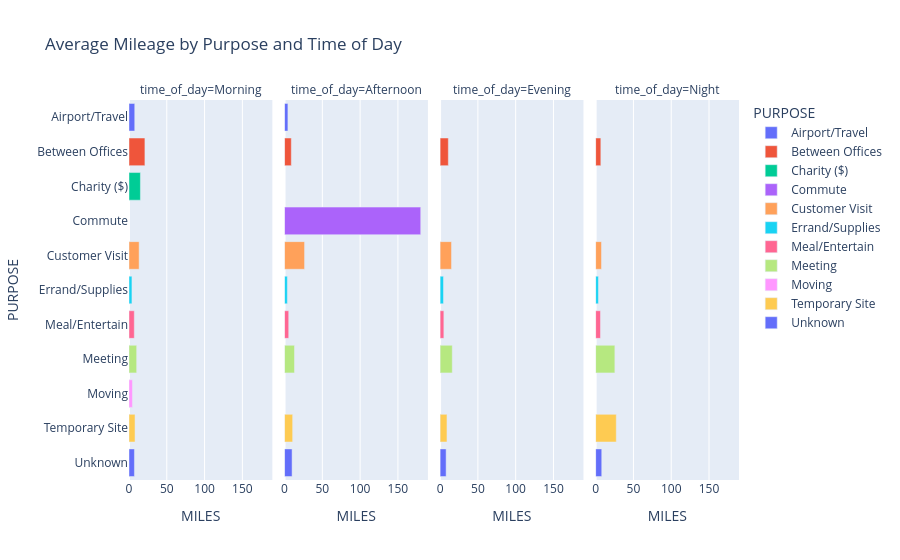

The notebook cell saved with this chart:
### Code cell
mileage_trends = df.groupby(['PURPOSE', 'time_of_day'])['MILES'].mean().reset_index()

fig_mileage_purpose = px.bar(
    mileage_trends,
    x='MILES',
    y='PURPOSE',
    color='PURPOSE',
    facet_col='time_of_day',

    title='Average Mileage by Purpose and Time of Day'
)

fig_mileage_purpose.show()

### Figure 1 — Plotly figure (JSON) as saved in the notebook; plotly's stock layout.template omitted (floating-point values rounded to 4 significant figures)
{"data": [{"hovertemplate": "PURPOSE=%{y}<br>time_of_day=Morning<br>MILES=%{x}<extra></extra>", "legendgroup": "Airport/Travel", "marker": {"color": "#636efa", "pattern": {"shape": ""}}, "name": "Airport/Travel", "orientation": "h", "showlegend": true, "textposition": "auto", "type": "bar", "x": [7.6], "xaxis": "x", "y": ["Airport/Travel"], "yaxis": "y"}, {"hovertemplate": "PURPOSE=%{y}<br>time_of_day=Afternoon<br>MILES=%{x}<extra></extra>", "legendgroup": "Airport/Travel", "marker": {"color": "#636efa", "pattern": {"shape": ""}}, "name": "Airport/Travel", "orientation": "h", "showlegend": false, "textposition": "auto", "type": "bar", "x": [4.45], "xaxis": "x2", "y": ["Airport/Travel"], "yaxis": "y2"}, {"hovertemplate": "PURPOSE=%{y}<br>time_of_day=Evening<br>MILES=%{x}<extra></extra>", "legendgroup": "Airport/Travel", "marker": {"color": "#636efa", "pattern": {"shape": ""}}, "name": "Airport/Travel", "orientation": "h", "showlegend": false, "textposition": "auto", "type": "bar", "x": [NaN], "xaxis": "x3", "y": ["Airport/Travel"], "yaxis": "y3"}, {"hovertemplate": "PURPOSE=%{y}<br>time_of_day=Night<br>MILES=%{x}<extra></extra>", "legendgroup": "Airport/Travel", "marker": {"color": "#636efa", "pattern": {"shape": ""}}, "name": "Airport/Travel", "orientation": "h", "showlegend": false, "textposition": "auto", "type": "bar", "x": [NaN], "xaxis": "x4", "y": ["Airport/Travel"], "yaxis": "y4"}, {"hovertemplate": "PURPOSE=%{y}<br>time_of_day=Morning<br>MILES=%{x}<extra></extra>", "legendgroup": "Between Offices", "marker": {"color": "#EF553B", "pattern": {"shape": ""}}, "name": "Between Offices", "orientation": "h", "showlegend": true, "textposition": "auto", "type": "bar", "x": [21.07], "xaxis": "x", "y": ["Between Offices"], "yaxis": "y"}, {"hovertemplate": "PURPOSE=%{y}<br>time_of_day=Afternoon<br>MILES=%{x}<extra></extra>", "legendgroup": "Between Offices", "marker": {"color": "#EF553B", "pattern": {"shape": ""}}, "name": "Between Offices", "orientation": "h", "showlegend": false, "textposition": "auto", "type": "bar", "x": [8.944], "xaxis": "x2", "y": ["Between Offices"], "yaxis": "y2"}, {"hovertemplate": "PURPOSE=%{y}<br>time_of_day=Evening<br>MILES=%{x}<extra></extra>", "legendgroup": "Between Offices", "marker": {"color": "#EF553B", "pattern": {"shape": ""}}, "name": "Between Offices", "orientation": "h", "showlegend": false, "textposition": "auto", "type": "bar", "x": [10.9], "xaxis": "x3", "y": ["Between Offices"], "yaxis": "y3"}, {"hovertemplate": "PURPOSE=%{y}<br>time_of_day=Night<br>MILES=%{x}<extra></extra>", "legendgroup": "Between Offices", "marker": {"color": "#EF553B", "pattern": {"shape": ""}}, "name": "Between Offices", "orientation": "h", "showlegend": false, "textposition": "auto", "type": "bar", "x": [6.867], "xaxis": "x4", "y": ["Between Offices"], "yaxis": "y4"}, {"hovertemplate": "PURPOSE=%{y}<br>time_of_day=Morning<br>MILES=%{x}<extra></extra>", "legendgroup": "Charity ($)", "marker": {"color": "#00cc96", "pattern": {"shape": ""}}, "name": "Charity ($)", "orientation": "h", "showlegend": true, "textposition": "auto", "type": "bar", "x": [15.1], "xaxis": "x", "y": ["Charity ($)"], "yaxis": "y"}, {"hovertemplate": "PURPOSE=%{y}<br>time_of_day=Afternoon<br>MILES=%{x}<extra></extra>", "legendgroup": "Charity ($)", "marker": {"color": "#00cc96", "pattern": {"shape": ""}}, "name": "Charity ($)", "orientation": "h", "showlegend": false, "textposition": "auto", "type": "bar", "x": [NaN], "xaxis": "x2", "y": ["Charity ($)"], "yaxis": "y2"}, {"hovertemplate": "PURPOSE=%{y}<br>time_of_day=Evening<br>MILES=%{x}<extra></extra>", "legendgroup": "Charity ($)", "marker": {"color": "#00cc96", "pattern": {"shape": ""}}, "name": "Charity ($)", "orientation": "h", "showlegend": false, "textposition": "auto", "type": "bar", "x": [NaN], "xaxis": "x3", "y": ["Charity ($)"], "yaxis": "y3"}, {"hovertemplate": "PURPOSE=%{y}<br>time_of_day=Night<br>MILES=%{x}<extra></extra>", "legendgroup": "Charity ($)", "marker": {"color": "#00cc96", "pattern": {"shape": ""}}, "name": "Charity ($)", "orientation": "h", "showlegend": false, "textposition": "auto", "type": "bar", "x": [NaN], "xaxis": "x4", "y": ["Charity ($)"], "yaxis": "y4"}, {"hovertemplate": "PURPOSE=%{y}<br>time_of_day=Morning<br>MILES=%{x}<extra></extra>", "legendgroup": "Commute", "marker": {"color": "#ab63fa", "pattern": {"shape": ""}}, "name": "Commute", "orientation": "h", "showlegend": true, "textposition": "auto", "type": "bar", "x": [NaN], "xaxis": "x", "y": ["Commute"], "yaxis": "y"}, {"hovertemplate": "PURPOSE=%{y}<br>time_of_day=Afternoon<br>MILES=%{x}<extra></extra>", "legendgroup": "Commute", "marker": {"color": "#ab63fa", "pattern": {"shape": ""}}, "name": "Commute", "orientation": "h", "showlegend": false, "textposition": "auto", "type": "bar", "x": [180.2], "xaxis": "x2", "y": ["Commute"], "yaxis": "y2"}, {"hovertemplate": "PURPOSE=%{y}<br>time_of_day=Evening<br>MILES=%{x}<extra></extra>", "legendgroup": "Commute", "marker": {"color": "#ab63fa", "pattern": {"shape": ""}}, "name": "Commute", "orientation": "h", "showlegend": false, "textposition": "auto", "type": "bar", "x": [NaN], "xaxis": "x3", "y": ["Commute"], "yaxis": "y3"}, {"hovertemplate": "PURPOSE=%{y}<br>time_of_day=Night<br>MILES=%{x}<extra></extra>", "legendgroup": "Commute", "marker": {"color": "#ab63fa", "pattern": {"shape": ""}}, "name": "Commute", "orientation": "h", "showlegend": false, "textposition": "auto", "type": "bar", "x": [NaN], "xaxis": "x4", "y": ["Commute"], "yaxis": "y4"}, {"hovertemplate": "PURPOSE=%{y}<br>time_of_day=Morning<br>MILES=%{x}<extra></extra>", "legendgroup": "Customer Visit", "marker": {"color": "#FFA15A", "pattern": {"shape": ""}}, "name": "Customer Visit", "orientation": "h", "showlegend": true, "textposition": "auto", "type": "bar", "x": [13.41], "xaxis": "x", "y": ["Customer Visit"], "yaxis": "y"}, {"hovertemplate": "PURPOSE=%{y}<br>time_of_day=Afternoon<br>MILES=%{x}<extra></extra>", "legendgroup": "Customer Visit", "marker": {"color": "#FFA15A", "pattern": {"shape": ""}}, "name": "Customer Visit", "orientation": "h", "showlegend": false, "textposition": "auto", "type": "bar", "x": [26.49], "xaxis": "x2", "y": ["Customer Visit"], "yaxis": "y2"}, {"hovertemplate": "PURPOSE=%{y}<br>time_of_day=Evening<br>MILES=%{x}<extra></extra>", "legendgroup": "Customer Visit", "marker": {"color": "#FFA15A", "pattern": {"shape": ""}}, "name": "Customer Visit", "orientation": "h", "showlegend": false, "textposition": "auto", "type": "bar", "x": [15.11], "xaxis": "x3", "y": ["Customer Visit"], "yaxis": "y3"}, {"hovertemplate": "PURPOSE=%{y}<br>time_of_day=Night<br>MILES=%{x}<extra></extra>", "legendgroup": "Customer Visit", "marker": {"color": "#FFA15A", "pattern": {"shape": ""}}, "name": "Customer Visit", "orientation": "h", "showlegend": false, "textposition": "auto", "type": "bar", "x": [7.75], "xaxis": "x4", "y": ["Customer Visit"], "yaxis": "y4"}, {"hovertemplate": "PURPOSE=%{y}<br>time_of_day=Morning<br>MILES=%{x}<extra></extra>", "legendgroup": "Errand/Supplies", "marker": {"color": "#19d3f3", "pattern": {"shape": ""}}, "name": "Errand/Supplies", "orientation": "h", "showlegend": true, "textposition": "auto", "type": "bar", "x": [3.894], "xaxis": "x", "y": ["Errand/Supplies"], "yaxis": "y"}, {"hovertemplate": "PURPOSE=%{y}<br>time_of_day=Afternoon<br>MILES=%{x}<extra></extra>", "legendgroup": "Errand/Supplies", "marker": {"color": "#19d3f3", "pattern": {"shape": ""}}, "name": "Errand/Supplies", "orientation": "h", "showlegend": false, "textposition": "auto", "type": "bar", "x": [3.733], "xaxis": "x2", "y": ["Errand/Supplies"], "yaxis": "y2"}, {"hovertemplate": "PURPOSE=%{y}<br>time_of_day=Evening<br>MILES=%{x}<extra></extra>", "legendgroup": "Errand/Supplies", "marker": {"color": "#19d3f3", "pattern": {"shape": ""}}, "name": "Errand/Supplies", "orientation": "h", "showlegend": false, "textposition": "auto", "type": "bar", "x": [4.474], "xaxis": "x3", "y": ["Errand/Supplies"], "yaxis": "y3"}, {"hovertemplate": "PURPOSE=%{y}<br>time_of_day=Night<br>MILES=%{x}<extra></extra>", "legendgroup": "Errand/Supplies", "marker": {"color": "#19d3f3", "pattern": {"shape": ""}}, "name": "Errand/Supplies", "orientation": "h", "showlegend": false, "textposition": "auto", "type": "bar", "x": [3.671], "xaxis": "x4", "y": ["Errand/Supplies"], "yaxis": "y4"}, {"hovertemplate": "PURPOSE=%{y}<br>time_of_day=Morning<br>MILES=%{x}<extra></extra>", "legendgroup": "Meal/Entertain", "marker": {"color": "#FF6692", "pattern": {"shape": ""}}, "name": "Meal/Entertain", "orientation": "h", "showlegend": true, "textposition": "auto", "type": "bar", "x": [7.0], "xaxis": "x", "y": ["Meal/Entertain"], "yaxis": "y"}, {"hovertemplate": "PURPOSE=%{y}<br>time_of_day=Afternoon<br>MILES=%{x}<extra></extra>", "legendgroup": "Meal/Entertain", "marker": {"color": "#FF6692", "pattern": {"shape": ""}}, "name": "Meal/Entertain", "orientation": "h", "showlegend": false, "textposition": "auto", "type": "bar", "x": [5.536], "xaxis": "x2", "y": ["Meal/Entertain"], "yaxis": "y2"}, {"hovertemplate": "PURPOSE=%{y}<br>time_of_day=Evening<br>MILES=%{x}<extra></extra>", "legendgroup": "Meal/Entertain", "marker": {"color": "#FF6692", "pattern": {"shape": ""}}, "name": "Meal/Entertain", "orientation": "h", "showlegend": false, "textposition": "auto", "type": "bar", "x": [4.977], "xaxis": "x3", "y": ["Meal/Entertain"], "yaxis": "y3"}, {"hovertemplate": "PURPOSE=%{y}<br>time_of_day=Night<br>MILES=%{x}<extra></extra>", "legendgroup": "Meal/Entertain", "marker": {"color": "#FF6692", "pattern": {"shape": ""}}, "name": "Meal/Entertain", "orientation": "h", "showlegend": false, "textposition": "auto", "type": "bar", "x": [6.377], "xaxis": "x4", "y": ["Meal/Entertain"], "yaxis": "y4"}, {"hovertemplate": "PURPOSE=%{y}<br>time_of_day=Morning<br>MILES=%{x}<extra></extra>", "legendgroup": "Meeting", "marker": {"color": "#B6E880", "pattern": {"shape": ""}}, "name": "Meeting", "orientation": "h", "showlegend": true, "textposition": "auto", "type": "bar", "x": [10.15], "xaxis": "x", "y": ["Meeting"], "yaxis": "y"}, {"hovertemplate": "PURPOSE=%{y}<br>time_of_day=Afternoon<br>MILES=%{x}<extra></extra>", "legendgroup": "Meeting", "marker": {"color": "#B6E880", "pattern": {"shape": ""}}, "name": "Meeting", "orientation": "h", "showlegend": false, "textposition": "auto", "type": "bar", "x": [13.15], "xaxis": "x2", "y": ["Meeting"], "yaxis": "y2"}, {"hovertemplate": "PURPOSE=%{y}<br>time_of_day=Evening<br>MILES=%{x}<extra></extra>", "legendgroup": "Meeting", "marker": {"color": "#B6E880", "pattern": {"shape": ""}}, "name": "Meeting", "orientation": "h", "showlegend": false, "textposition": "auto", "type": "bar", "x": [16.09], "xaxis": "x3", "y": ["Meeting"], "yaxis": "y3"}, {"hovertemplate": "PURPOSE=%{y}<br>time_of_day=Night<br>MILES=%{x}<extra></extra>", "legendgroup": "Meeting", "marker": {"color": "#B6E880", "pattern": {"shape": ""}}, "name": "Meeting", "orientation": "h", "showlegend": false, "textposition": "auto", "type": "bar", "x": [25.43], "xaxis": "x4", "y": ["Meeting"], "yaxis": "y4"}, {"hovertemplate": "PURPOSE=%{y}<br>time_of_day=Morning<br>MILES=%{x}<extra></extra>", "legendgroup": "Moving", "marker": {"color": "#FF97FF", "pattern": {"shape": ""}}, "name": "Moving", "orientation": "h", "showlegend": true, "textposition": "auto", "type": "bar", "x": [4.55], "xaxis": "x", "y": ["Moving"], "yaxis": "y"}, {"hovertemplate": "PURPOSE=%{y}<br>time_of_day=Afternoon<br>MILES=%{x}<extra></extra>", "legendgroup": "Moving", "marker": {"color": "#FF97FF", "pattern": {"shape": ""}}, "name": "Moving", "orientation": "h", "showlegend": false, "textposition": "auto", "type": "bar", "x": [NaN], "xaxis": "x2", "y": ["Moving"], "yaxis": "y2"}, {"hovertemplate": "PURPOSE=%{y}<br>time_of_day=Evening<br>MILES=%{x}<extra></extra>", "legendgroup": "Moving", "marker": {"color": "#FF97FF", "pattern": {"shape": ""}}, "name": "Moving", "orientation": "h", "showlegend": false, "textposition": "auto", "type": "bar", "x": [NaN], "xaxis": "x3", "y": ["Moving"], "yaxis": "y3"}, {"hovertemplate": "PURPOSE=%{y}<br>time_of_day=Night<br>MILES=%{x}<extra></extra>", "legendgroup": "Moving", "marker": {"color": "#FF97FF", "pattern": {"shape": ""}}, "name": "Moving", "orientation": "h", "showlegend": false, "textposition": "auto", "type": "bar", "x": [NaN], "xaxis": "x4", "y": ["Moving"], "yaxis": "y4"}, {"hovertemplate": "PURPOSE=%{y}<br>time_of_day=Morning<br>MILES=%{x}<extra></extra>", "legendgroup": "Temporary Site", "marker": {"color": "#FECB52", "pattern": {"shape": ""}}, "name": "Temporary Site", "orientation": "h", "showlegend": true, "textposition": "auto", "type": "bar", "x": [7.986], "xaxis": "x", "y": ["Temporary Site"], "yaxis": "y"}, {"hovertemplate": "PURPOSE=%{y}<br>time_of_day=Afternoon<br>MILES=%{x}<extra></extra>", "legendgroup": "Temporary Site", "marker": {"color": "#FECB52", "pattern": {"shape": ""}}, "name": "Temporary Site", "orientation": "h", "showlegend": false, "textposition": "auto", "type": "bar", "x": [10.73], "xaxis": "x2", "y": ["Temporary Site"], "yaxis": "y2"}, {"hovertemplate": "PURPOSE=%{y}<br>time_of_day=Evening<br>MILES=%{x}<extra></extra>", "legendgroup": "Temporary Site", "marker": {"color": "#FECB52", "pattern": {"shape": ""}}, "name": "Temporary Site", "orientation": "h", "showlegend": false, "textposition": "auto", "type": "bar", "x": [9.1], "xaxis": "x3", "y": ["Temporary Site"], "yaxis": "y3"}, {"hovertemplate": "PURPOSE=%{y}<br>time_of_day=Night<br>MILES=%{x}<extra></extra>", "legendgroup": "Temporary Site", "marker": {"color": "#FECB52", "pattern": {"shape": ""}}, "name": "Temporary Site", "orientation": "h", "showlegend": false, "textposition": "auto", "type": "bar", "x": [27.3], "xaxis": "x4", "y": ["Temporary Site"], "yaxis": "y4"}, {"hovertemplate": "PURPOSE=%{y}<br>time_of_day=Morning<br>MILES=%{x}<extra></extra>", "legendgroup": "Unknown", "marker": {"color": "#636efa", "pattern": {"shape": ""}}, "name": "Unknown", "orientation": "h", "showlegend": true, "textposition": "auto", "type": "bar", "x": [7.185], "xaxis": "x", "y": ["Unknown"], "yaxis": "y"}, {"hovertemplate": "PURPOSE=%{y}<br>time_of_day=Afternoon<br>MILES=%{x}<extra></extra>", "legendgroup": "Unknown", "marker": {"color": "#636efa", "pattern": {"shape": ""}}, "name": "Unknown", "orientation": "h", "showlegend": false, "textposition": "auto", "type": "bar", "x": [9.981], "xaxis": "x2", "y": ["Unknown"], "yaxis": "y2"}, {"hovertemplate": "PURPOSE=%{y}<br>time_of_day=Evening<br>MILES=%{x}<extra></extra>", "legendgroup": "Unknown", "marker": {"color": "#636efa", "pattern": {"shape": ""}}, "name": "Unknown", "orientation": "h", "showlegend": false, "textposition": "auto", "type": "bar", "x": [7.961], "xaxis": "x3", "y": ["Unknown"], "yaxis": "y3"}, {"hovertemplate": "PURPOSE=%{y}<br>time_of_day=Night<br>MILES=%{x}<extra></extra>", "legendgroup": "Unknown", "marker": {"color": "#636efa", "pattern": {"shape": ""}}, "name": "Unknown", "orientation": "h", "showlegend": false, "textposition": "auto", "type": "bar", "x": [8.061], "xaxis": "x4", "y": ["Unknown"], "yaxis": "y4"}], "layout": {"annotations": [{"font": {}, "showarrow": false, "text": "time_of_day=Morning", "x": 0.1175, "xanchor": "center", "xref": "paper", "y": 1, "yanchor": "bottom", "yref": "paper"}, {"font": {}, "showarrow": false, "text": "time_of_day=Afternoon", "x": 0.3725, "xanchor": "center", "xref": "paper", "y": 1, "yanchor": "bottom", "yref": "paper"}, {"font": {}, "showarrow": false, "text": "time_of_day=Evening", "x": 0.6275, "xanchor": "center", "xref": "paper", "y": 1, "yanchor": "bottom", "yref": "paper"}, {"font": {}, "showarrow": false, "text": "time_of_day=Night", "x": 0.8825, "xanchor": "center", "xref": "paper", "y": 1, "yanchor": "bottom", "yref": "paper"}], "barmode": "relative", "legend": {"title": {"text": "PURPOSE"}, "tracegroupgap": 0}, "title": {"text": "Average Mileage by Purpose and Time of Day"}, "xaxis": {"anchor": "y", "domain": [0, 0.235], "title": {"text": "MILES"}}, "xaxis2": {"anchor": "y2", "domain": [0.255, 0.49], "matches": "x", "title": {"text": "MILES"}}, "xaxis3": {"anchor": "y3", "domain": [0.51, 0.745], "matches": "x", "title": {"text": "MILES"}}, "xaxis4": {"anchor": "y4", "domain": [0.765, 1.0], "matches": "x", "title": {"text": "MILES"}}, "yaxis": {"anchor": "x", "categoryarray": ["Unknown", "Temporary Site", "Moving", "Meeting", "Meal/Entertain", "Errand/Supplies", "Customer Visit", "Commute", "Charity ($)", "Between Offices", "Airport/Travel"], "categoryorder": "array", "domain": [0, 1], "title": {"text": "PURPOSE"}}, "yaxis2": {"anchor": "x2", "domain": [0, 1], "matches": "y", "showticklabels": false}, "yaxis3": {"anchor": "x3", "domain": [0, 1], "matches": "y", "showticklabels": false}, "yaxis4": {"anchor": "x4", "domain": [0, 1], "matches": "y", "showticklabels": false}}}
